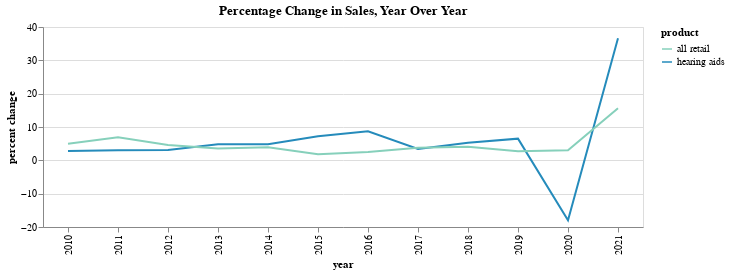

The notebook cell this image was saved under:
### Markdown cell above
link to google drive with all the files: https://drive.google.com/drive/folders/1QUu-B8fZAUvu8pj2cyUKfH7MRTwcjqe2?usp=sharing

### Code cell
#creating a line chart showing percent change in US hearing aid sales vs all retail sales 

#pulling data, hand-compiled from US Census data about sales and data scraped from Hearing Review, which cited the Hearing Industries Association
url = 'https://raw.githubusercontent.com/nicwalter/hearingaids/main/Change%20in%20Hearing%20Aid%20Sales%2C%20Percentage%20Change%20From%20Previous%20Year%20V3.csv'

import pandas as pd
saleschange = pd.read_csv(url)

import altair as alt

saleschange['year'] = saleschange['year'].apply(str)

alt.Chart(saleschange).mark_line().encode(
    x='year', 
    y='percent change',
    color='product'
).properties(
    width = 600, 
    height = 200
).configure_range(
    category={'scheme': 'yellowgreenblue'}
).properties(
    title = "Percentage Change in Sales, Year Over Year")

#noting that the y axis needs to have percentage symbols added (reminder)

### Figure 1 — Vega-Lite specification as saved in the notebook (floating-point values rounded to 4 significant figures)
{"config": {"view": {"continuousWidth": 400, "continuousHeight": 300}, "range": {"category": {"scheme": "yellowgreenblue"}}}, "data": {"name": "data-a92d89ef6e74f9fd1dcf29b593736121"}, "mark": "line", "encoding": {"color": {"field": "product", "type": "nominal"}, "x": {"field": "year", "type": "nominal"}, "y": {"field": "percent change", "type": "quantitative"}}, "height": 200, "title": "Percentage Change in Sales, Year Over Year", "width": 600, "$schema": "https://vega.github.io/schema/vega-lite/v4.17.0.json", "datasets": {"data-a92d89ef6e74f9fd1dcf29b593736121": [{"year": "2010", "product": "hearing aids", "percent change": 2.8, "total annual sales": null}, {"year": "2010", "product": "all retail", "percent change": 5.0, "total annual sales": "3,818,048"}, {"year": "2011", "product": "hearing aids", "percent change": 3.0, "total annual sales": null}, {"year": "2011", "product": "all retail", "percent change": 6.94, "total annual sales": "4,102,952"}, {"year": "2012", "product": "hearing aids", "percent change": 3.1, "total annual sales": null}, {"year": "2012", "product": "all retail", "percent change": 4.63, "total annual sales": "4,302,229"}, {"year": "2013", "product": "hearing aids", "percent change": 4.8, "total annual sales": null}, {"year": "2013", "product": "all retail", "percent change": 3.52, "total annual sales": "4,459,238"}, {"year": "2014", "product": "hearing aids", "percent change": 4.8, "total annual sales": null}, {"year": "2014", "product": "all retail", "percent change": 3.91, "total annual sales": "4,640,651"}, {"year": "2015", "product": "hearing aids", "percent change": 7.2, "total annual sales": null}, {"year": "2015", "product": "all retail", "percent change": 1.81, "total annual sales": "4,726,111"}, {"year": "2016", "product": "hearing aids", "percent change": 8.7, "total annual sales": null}, {"year": "2016", "product": "all retail", "percent change": 2.52, "total annual sales": "4,848,096"}, {"year": "2017", "product": "hearing aids", "percent change": 3.4, "total annual sales": null}, {"year": "2017", "product": "all retail", "percent change": 3.81, "total annual sales": "5,040,214"}, {"year": "2018", "product": "hearing aids", "percent change": 5.3, "total annual sales": null}, {"year": "2018", "product": "all retail", "percent change": 4.1, "total annual sales": "5,255,425"}, {"year": "2019", "product": "hearing aids", "percent change": 6.5, "total annual sales": null}, {"year": "2019", "product": "all retail", "percent change": 2.72, "total annual sales": "5,402,272"}, {"year": "2020", "product": "hearing aids", "percent change": -18.0, "total annual sales": null}, {"year": "2020", "product": "all retail", "percent change": 3.02, "total annual sales": "5,570,393"}, {"year": "2021", "product": "hearing aids", "percent change": 36.6, "total annual sales": null}, {"year": "2021", "product": "all retail", "percent change": 15.6, "total annual sales": "6,600,000"}]}}
